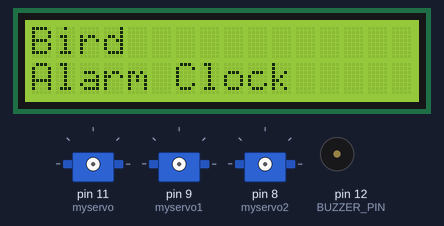
Simulated run of this sketch. Board: Arduino Uno, built with avr-gcc and run on an emulated ATmega328P. On the bench: 16×2 character LCD, 3 × servo, buzzer (waves = sounding).

Above: at 0.1 s.
At 2.1 s:
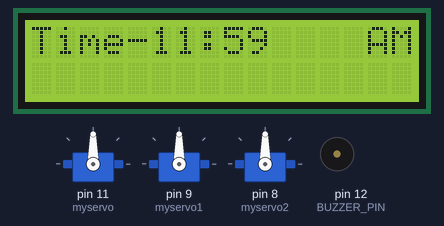
At 11.2 s:
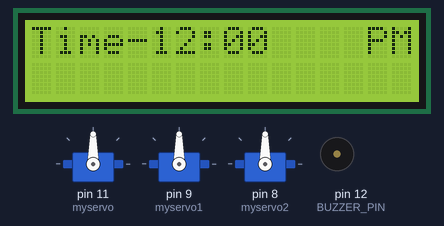
At 25.2 s:
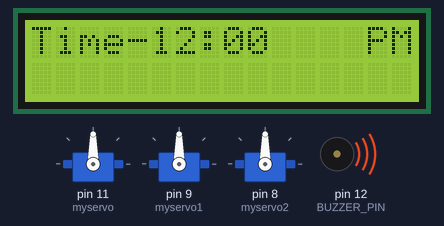
At 33.01 s:
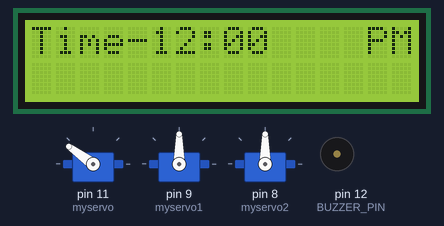
At 38.76 s:
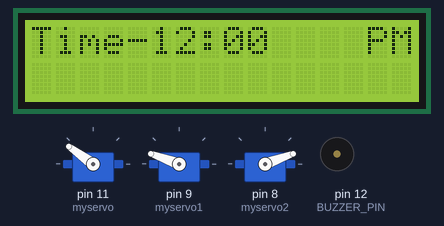
Timing chart, 0 to 40.0 s (numbered marks = the images above):
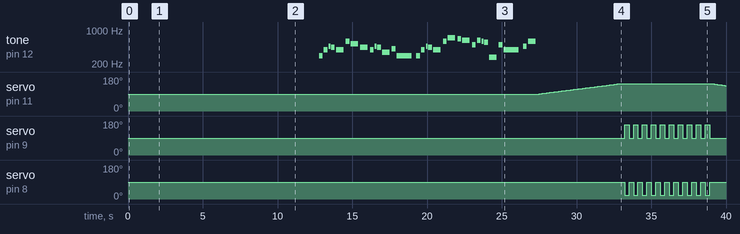

The sketch:

Project2_cukoo_clock.ino
```cpp
//Project 2 - Cuckoo clock
#include <Servo.h> //declare to insert Servo.h library
#include <Wire.h>
#include "pitches.h"
#include <LiquidCrystal_I2C.h>
LiquidCrystal_I2C lcd (0x27, 16,2);

// Music / Song
#define BUZZER_PIN 12

int melody[] = {
  REST, NOTE_D4,
  NOTE_G4, NOTE_AS4, NOTE_A4,
  NOTE_G4, NOTE_D5,
  NOTE_C5,
  NOTE_A4,
  NOTE_G4, NOTE_AS4, NOTE_A4,
  NOTE_F4, NOTE_GS4,
  NOTE_D4,
  NOTE_D4,

  NOTE_G4, NOTE_AS4, NOTE_A4,
  NOTE_G4, NOTE_D5,
  NOTE_F5, NOTE_E5,
  NOTE_DS5, NOTE_B4,
  NOTE_DS5, NOTE_D5, NOTE_CS5,
  NOTE_CS4, NOTE_B4,
  NOTE_G4,
  NOTE_AS4,

  NOTE_D5, NOTE_AS4,
  NOTE_D5, NOTE_AS4,
  NOTE_DS5, NOTE_D5,
  NOTE_CS5, NOTE_A4,
  NOTE_AS4, NOTE_D5, NOTE_CS5,
  NOTE_CS4, NOTE_D4,
  NOTE_D5,
  REST, NOTE_AS4,

  NOTE_D5, NOTE_AS4,
  NOTE_D5, NOTE_AS4,
  NOTE_F5, NOTE_E5,
  NOTE_DS5, NOTE_B4,
  NOTE_DS5, NOTE_D5, NOTE_CS5,
  NOTE_CS4, NOTE_AS4,
  NOTE_G4
};

int durations[] = {
  2, 4,
  4, 8, 4,
  2, 4,
  2,
  2,
  4, 8, 4,
  2, 4,
  1,
  4,

  4, 8, 4,
  2, 4,
  2, 4,
  2, 4,
  4, 8, 4,
  2, 4,
  1,
  4,

  2, 4,
  2, 4,
  2, 4,
  2, 4,
  4, 8, 4,
  2, 4,
  1,
  4, 4,

  2, 4,
  2, 4,
  2, 4,
  2, 4,
  4, 8, 4,
  2, 4,
  1
};

// Time
int hrsT = 1;
int hrsU = 1;
int minutesT = 5;
int minutesU = 9;
int secsT = 5;
int secsU = 0;
int TIME = 11;
int specifiedDelay = 1000;

//create servo object to control a servo
Servo myservo; // servo motor for pushing and pulling
Servo myservo1; // servor motor for the left wing
Servo myservo2; // servor motor for the right wing

int pos = 0;

// Flag to indicate whether the servo movement is in progress
bool servoMoving = false;
// Flag to indicate whether the servo movement at 12 PM has been performed
bool servoMovementPerformed = false;
// Flag to indicate whether the sound has been played
bool soundPlayed = false;

// Variable to store the last time the servo was moved
unsigned long previousMillis = 0;
// Interval between servo movements (milliseconds)
const long interval = 1000;

void setup() {
  // put your setup code here, to run once:
  // LCD Display code:
  lcd.init(); // it is to initialize the LCD
  lcd.backlight(); // it will turn on the LCD backlight
  lcd.setCursor(0, 0);
  lcd.print("Bird");
  lcd.setCursor(0, 1);
  lcd.print("Alarm Clock");
  delay(2000);
  lcd.clear();

  // Servors' code:
  // attach the servo motor for pushing and pulling to digital pin 11
  myservo.attach(11);
  // attach the servo motor for right wing to digital pin 9
  myservo1.attach(9);
  // attach the servo motor for left wing to digital pin 8
  myservo2.attach(8);

  pinMode(BUZZER_PIN, OUTPUT);
}

void clock() {
  //Clock:
  lcd.setCursor(0, 0);
  lcd.print("Time-");
  lcd.print(hrsT);
  lcd.print(hrsU);
  lcd.print(":");
  lcd.print(minutesT);
  lcd.print(minutesU);
  // lcd.print(":");
  // lcd.print(secsT);
  // lcd.print(secsU);

  // Update time logic
  unsigned long currentMillis = millis();
  if (currentMillis - previousMillis >= interval) {
    previousMillis = currentMillis;
    secsU++;
    if (secsU == 10) {
      secsU = 0;
      secsT++;
      if (secsT == 6) {
        secsT = 0;
        minutesU++;
        if (minutesU == 10) {
          minutesU = 0;
          minutesT++;
          if (minutesT == 6) {
            minutesT = 0;
            hrsU++;
            TIME++;
            if (hrsU == 10) {
              hrsU = 0;
              hrsT++;
            }
          }
        }
      }
    }
  }

  // Time
  if (TIME < 12) {
    lcd.setCursor(14, 0);
    lcd.print("AM");
  }
  else {
    lcd.setCursor(14, 0);
    lcd.print("PM");
  }
  if (TIME == 13) {
    hrsU = 1;
    hrsT = 0;
  }
  if (TIME == 24) {
    lcd.setCursor(14, 0);
    lcd.print("AM");
  }
  if (TIME == 25) {
    hrsT = 0;
    hrsU = 1;
    TIME = 1;
  }
}

void moveServos() {
  // Move both servos
  for (int i = 0; i < 10; ++i) {
    myservo1.write(90);
    myservo2.write(90);
    delay(300); // Example delay for each movement
    myservo1.write(160);
    myservo2.write(20);
    delay(300); // Example delay for each movement
  }
}

void loop() {
  // put your main code here, to run repeatedly:
  // Check if the current time is within the specified range for servo movement
  // Servo movement at 12 pm
  if (hrsT == 1 && hrsU == 2 && secsT == 0 && secsU == 1 && !servoMovementPerformed) { // Check if the time is 12 PM
    if (!soundPlayed) { // Check if the sound has not been played yet
      int size = sizeof(durations) / sizeof(int);

      unsigned long startTime = millis(); // Get the start time

      for (int note = 0; note < size; note++) {
        // Calculate the note duration
        int duration = 1000 / durations[note];
        tone(BUZZER_PIN, melody[note], duration);

        // Calculate the pause between notes
        int pauseBetweenNotes = duration * 1.30;
        delay(pauseBetweenNotes);

        // Check if the elapsed time exceeds the desired duration
        if (millis() - startTime >= 15000) { // Stop after 15 seconds
          break;
        }
      }

      // Stop the tone playing
      noTone(BUZZER_PIN);

      // Set the flag to indicate that the sound has been played
      soundPlayed = true;
    }
    for (pos = 90; pos < 145; pos += 1) {
      myservo.write(pos);
      delay(100);
    }
    if (!servoMoving) {
      // Start moving the servos
      servoMoving = true;
      moveServos();
      myservo1.write(90);
      myservo2.write(90);
    }
    for (pos = 145; pos >= 90; pos -= 1) {
      myservo.write(pos);
      delay(100);
    }
    // Set the flag to indicate that the servo movement has been performed
    servoMovementPerformed = true;
  }
  else {
    servoMoving = false;
  }

  clock();
}
```

pitches.h
```cpp
/*************************************************

 * Public Constants

 *************************************************/

#define REST      0
#define NOTE_B0  31
#define NOTE_C1  33
#define NOTE_CS1 35
#define NOTE_D1  37
#define NOTE_DS1 39
#define NOTE_E1  41
#define NOTE_F1  44
#define NOTE_FS1 46
#define NOTE_G1  49
#define NOTE_GS1 52
#define NOTE_A1  55
#define NOTE_AS1 58
#define NOTE_B1  62
#define NOTE_C2  65
#define NOTE_CS2 69
#define NOTE_D2  73
#define NOTE_DS2 78
#define NOTE_E2  82
#define NOTE_F2  87
#define NOTE_FS2 93
#define NOTE_G2  98
#define NOTE_GS2 104
#define NOTE_A2  110
#define NOTE_AS2 117
#define NOTE_B2  123
#define NOTE_C3  131
#define NOTE_CS3 139
#define NOTE_D3  147
#define NOTE_DS3 156
#define NOTE_E3  165
#define NOTE_F3  175
#define NOTE_FS3 185
#define NOTE_G3  196
#define NOTE_GS3 208
#define NOTE_A3  220
#define NOTE_AS3 233
#define NOTE_B3  247
#define NOTE_C4  262
#define NOTE_CS4 277
#define NOTE_D4  294
#define NOTE_DS4 311
#define NOTE_E4  330
#define NOTE_F4  349
#define NOTE_FS4 370
#define NOTE_G4  392
#define NOTE_GS4 415
#define NOTE_A4  440
#define NOTE_AS4 466
#define NOTE_B4  494
#define NOTE_C5  523
#define NOTE_CS5 554
#define NOTE_D5  587
#define NOTE_DS5 622
#define NOTE_E5  659
#define NOTE_F5  698
#define NOTE_FS5 740
#define NOTE_G5  784
#define NOTE_GS5 831
#define NOTE_A5  880
#define NOTE_AS5 932
#define NOTE_B5  988
#define NOTE_C6  1047
#define NOTE_CS6 1109
#define NOTE_D6  1175
#define NOTE_DS6 1245
#define NOTE_E6  1319
#define NOTE_F6  1397
#define NOTE_FS6 1480
#define NOTE_G6  1568
#define NOTE_GS6 1661
#define NOTE_A6  1760
#define NOTE_AS6 1865
#define NOTE_B6  1976
#define NOTE_C7  2093
#define NOTE_CS7 2217
#define NOTE_D7  2349
#define NOTE_DS7 2489
#define NOTE_E7  2637
#define NOTE_F7  2794
#define NOTE_FS7 2960
#define NOTE_G7  3136
#define NOTE_GS7 3322
#define NOTE_A7  3520
#define NOTE_AS7 3729
#define NOTE_B7  3951
#define NOTE_C8  4186
#define NOTE_CS8 4435
#define NOTE_D8  4699
#define NOTE_DS8 4978
```

Measured:
- by itself, servo on pin 11 (myservo): rises from 90° to 145° in 11.4 s, then falls to 135° in 1.0 s
- by itself, servo on pin 8 (myservo2): 90° → 20° at 33.2 s, → 90° 0.30 s later, → 20° 0.30 s later, → 90° 0.30 s later, … (20 changes in this stretch)
- by itself, servo on pin 9 (myservo1): 90° → 160° at 33.2 s, → 90° 0.30 s later, → 160° 0.30 s later, → 90° 0.30 s later, … (20 changes in this stretch)
- by itself, tone on pin 12 (BUZZER_PIN): plays 294 Hz for 0.25 s, 392 Hz for 0.25 s, 466 Hz for 0.13 s, 440 Hz for 0.25 s, 392 Hz for 0.50 s, 587 Hz for 0.25 s … (32 notes in this stretch)
- what the display in image 1 shows lasts 9.0 s, from 2.1 s to 11.1 s
